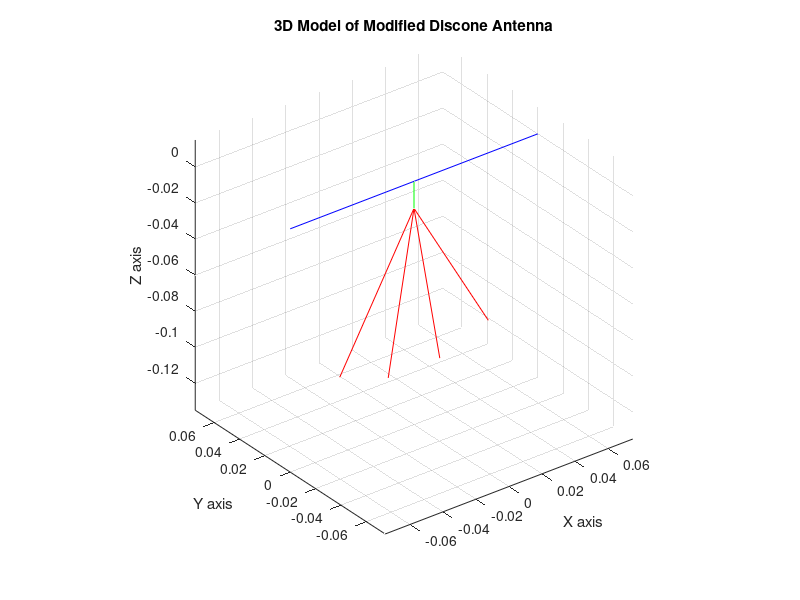

The MATLAB script that drew this image:
%% INPUT DATA
N1 = 2;                 %Number of horizontal wires
N2 = 4;                 %Number of vertical wires 

f0 = 1000000000;        %frequency
c0 = 299792458;         %speed of light
lambda0 = c0 / f0;      %wavelenght

r = 0.25*lambda0;       %lenght of horizontal wires
l = 0.3*lambda0;        %lenght of vertical wires  
d = lambda0/20;         %lenght of connecting wire 

phi1 = 2*pi/N1;         %angle between horizontal wires 
theta0 = pi/6;          %angle of circular sector
phi2 = 2*theta0/(N2-1); %angle between vertical wires 

diameter = lambda0/1000;

segments = 9;

%% CALCULATE ANGLES
%Calculate the angles of all horizontal wires 
horizontal = zeros(N1,1);
for k=1:1:N1
    horizontal(k) = (k-1)*phi1;
end

%Calculate the angles of all vertical wires
offset = (pi - 2*theta0)/2;
vertical = zeros(N2,1);
for k=1:1:N2
    vertical(k) = offset + (k-1)*phi2;
end

%% CALCULATE CARTESIAN COORDINATES
antenna_coord = zeros(N1+N2+1,6);

antenna_coord(1,6) = -d;
for k=2:1:N1+1
    antenna_coord(k,1) = r*cos(horizontal(k-1));
    antenna_coord(k,3) = r*sin(horizontal(k-1));
end 
for k=N1+2:1:N2+N1+1
    antenna_coord(k,2) = l*cos(vertical(k-N1-1));
    antenna_coord(k,5) = -d;
    antenna_coord(k,6) = -d-l*sin(vertical(k-N1-1));
end

%% PLOT
figure;

%Plot connecting wire
plot3([antenna_coord(1,1) antenna_coord(1,2)],[antenna_coord(1,3) antenna_coord(1,4)],[antenna_coord(1,5) antenna_coord(1,6)],'g-');
hold on

%Plot horizontal wires
for k=2:1:N1+1
    plot3([antenna_coord(k,1) antenna_coord(k,2)],[antenna_coord(k,3) antenna_coord(k,4)],[antenna_coord(k,5) antenna_coord(k,6)],'b-');
    hold on
end

%Plot vertical wires
for k=N1+2:1:N2+N1+1
    plot3([antenna_coord(k,1) antenna_coord(k,2)],[antenna_coord(k,3) antenna_coord(k,4)],[antenna_coord(k,5) antenna_coord(k,6)],'r-');
    hold on
end

grid on
axis equal
ylim([-lambda0/4 lambda0/4])
xlabel('X axis'), ylabel('Y axis'), zlabel('Z axis')
title('3D Model of Modified Discone Antenna')

%% MAKE NEC FILE
necFile = fopen('Modified_Discone.nec','w');         %Modified_Discone.nec or Modified_Discone.txt
fprintf(necFile,'CM NEC Input File of Custom Modified Discone Antenna \n');
fprintf(necFile, 'GW 1 \t 1 \t %5f \t %5f \t %5f \t %5f \t %5f \t %5f \t %5f \n' , antenna_coord(1,1) , antenna_coord(1,3) , antenna_coord(1,5), antenna_coord(1,2), antenna_coord(1,4), antenna_coord(1,6), diameter);
for k=2:1:N1+N2+1
    fprintf(necFile, 'GW %3i \t %2i \t %5f \t %5f \t %5f \t %5f \t %5f \t %5f \t %5f \n' , k , segments, antenna_coord(k,1) , antenna_coord(k,3) , antenna_coord(k,5), antenna_coord(k,2), antenna_coord(k,4), antenna_coord(k,6), diameter);
end
fclose(necFile);